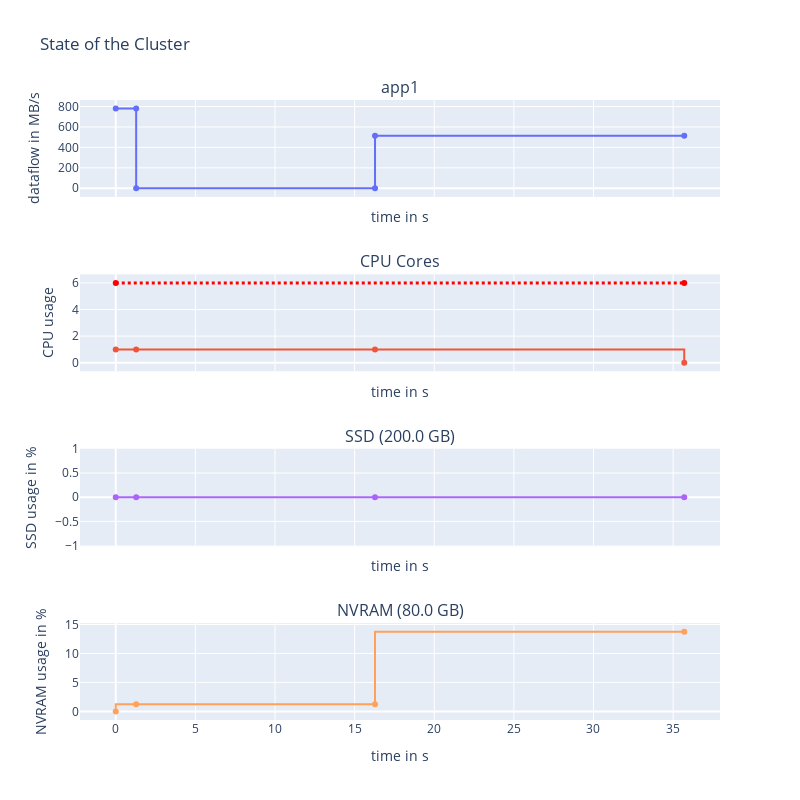

The cell this chart's notebook holds for it:
### Code cell
start_time = time.time()
# execution the simulation env
env.run()
print(f"Execution time = {time.time()-start_time} seconds")

def print_app_data(data):
    for item in data.items:
        print(item)
print_app_data(data)
fig = display_run(data, cluster, width=800, height=800)
fig.show()

### Figure 1 — Plotly figure (JSON) as saved in the notebook; plotly's stock layout.template omitted (floating-point values rounded to 4 significant figures)
{"data": [{"line": {"shape": "hvh"}, "name": "app1", "showlegend": false, "text": ["READ|to/from:NVRAM|volume=1.0 GB", "READ|to/from:NVRAM|volume=1.0 GB", "COMPUTE|volume=0B", "COMPUTE|volume=0B", "WRITE|to/from:NVRAM|volume=10.0 GB", "WRITE|to/from:NVRAM|volume=10.0 GB"], "textposition": "top center", "type": "scatter", "x": [0, 1.282, 1.282, 16.28, 16.28, 35.7], "xaxis": "x", "y": [780, 780, 0, 0, 515, 515], "yaxis": "y"}, {"line": {"shape": "hv"}, "showlegend": false, "type": "scatter", "x": [0, 1.282, 16.28, 35.7], "xaxis": "x2", "y": [1, 1, 1, 0], "yaxis": "y2"}, {"line": {"color": "red", "dash": "dot", "shape": "hv", "width": 3}, "showlegend": false, "text": ["Maximum available cores in cluster=6", "Maximum available cores in cluster=6"], "type": "scatter", "x": [0, 35.7], "xaxis": "x2", "y": [6, 6], "yaxis": "y2"}, {"line": {"shape": "vh"}, "name": "SSD", "showlegend": false, "text": ["app1|Read|NVRAM | +volume=1.0 GB", "app1|Compute | +volume=0B", "app1|Write|NVRAM | +volume=10.0 GB"], "textposition": "top center", "type": "scatter", "x": [0, 1.282, 16.28, 35.7], "xaxis": "x3", "y": [0, 0, 0, 0], "yaxis": "y3"}, {"line": {"shape": "vh"}, "name": "NVRAM", "showlegend": false, "text": ["app1|Read|NVRAM | +volume=1.0 GB", "app1|Compute | +volume=0B", "app1|Write|NVRAM | +volume=10.0 GB"], "textposition": "top center", "type": "scatter", "x": [0, 1.282, 16.28, 35.7], "xaxis": "x4", "y": [0, 1.25, 1.25, 13.75], "yaxis": "y4"}], "layout": {"annotations": [{"font": {"size": 16}, "showarrow": false, "text": "app1", "x": 0.5, "xanchor": "center", "xref": "paper", "y": 1, "yanchor": "bottom", "yref": "paper"}, {"font": {"size": 16}, "showarrow": false, "text": "CPU Cores", "x": 0.5, "xanchor": "center", "xref": "paper", "y": 0.7188, "yanchor": "bottom", "yref": "paper"}, {"font": {"size": 16}, "showarrow": false, "text": "SSD (200.0 GB)", "x": 0.5, "xanchor": "center", "xref": "paper", "y": 0.4375, "yanchor": "bottom", "yref": "paper"}, {"font": {"size": 16}, "showarrow": false, "text": "NVRAM (80.0 GB)", "x": 0.5, "xanchor": "center", "xref": "paper", "y": 0.1562, "yanchor": "bottom", "yref": "paper"}], "height": 800, "title": {"text": "State of the Cluster"}, "width": 800, "xaxis": {"anchor": "y", "domain": [0, 1], "matches": "x4", "showticklabels": false, "title": {"text": "time in s"}}, "xaxis2": {"anchor": "y2", "domain": [0, 1], "matches": "x4", "showticklabels": false, "title": {"text": "time in s"}}, "xaxis3": {"anchor": "y3", "domain": [0, 1], "matches": "x4", "showticklabels": false, "title": {"text": "time in s"}}, "xaxis4": {"anchor": "y4", "domain": [0, 1], "title": {"text": "time in s"}}, "yaxis": {"anchor": "x", "domain": [0.8438, 1], "title": {"text": "dataflow in MB/s"}}, "yaxis2": {"anchor": "x2", "domain": [0.5625, 0.7188], "title": {"text": "CPU usage"}}, "yaxis3": {"anchor": "x3", "domain": [0.2812, 0.4375], "title": {"text": "SSD usage in %"}}, "yaxis4": {"anchor": "x4", "domain": [0, 0.1562], "title": {"text": "NVRAM usage in %"}}}}
